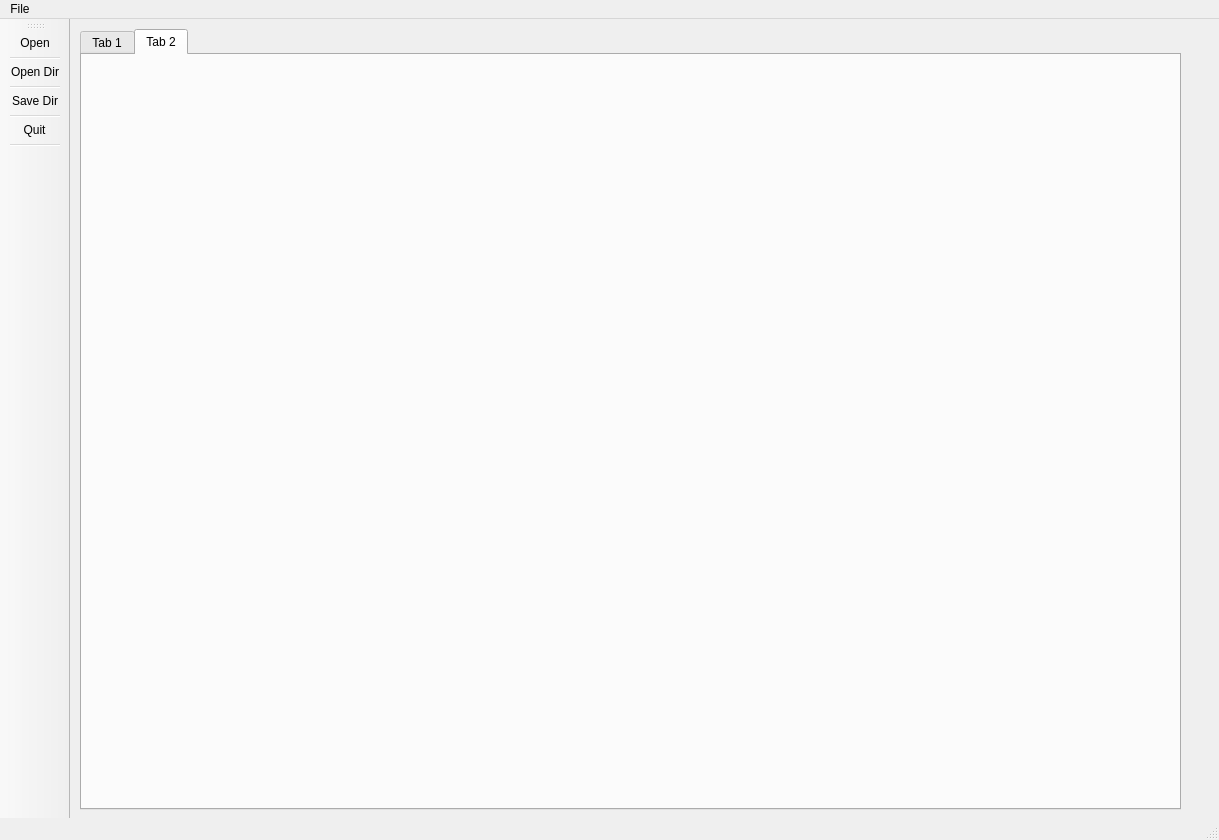
<?xml version="1.0" encoding="UTF-8"?>
<ui version="4.0">
 <class>Mocap</class>
 <widget class="QMainWindow" name="Mocap">
  <property name="geometry">
   <rect>
    <x>0</x>
    <y>0</y>
    <width>1219</width>
    <height>840</height>
   </rect>
  </property>
  <property name="windowTitle">
   <string>MainWindow</string>
  </property>
  <widget class="QWidget" name="centralwidget">
   <widget class="QTabWidget" name="tabWidget">
    <property name="geometry">
     <rect>
      <x>10</x>
      <y>10</y>
      <width>1101</width>
      <height>781</height>
     </rect>
    </property>
    <property name="currentIndex">
     <number>1</number>
    </property>
    <widget class="QWidget" name="tab">
     <attribute name="title">
      <string>Tab 1</string>
     </attribute>
    </widget>
    <widget class="QWidget" name="tab_2">
     <attribute name="title">
      <string>Tab 2</string>
     </attribute>
    </widget>
   </widget>
  </widget>
  <widget class="QMenuBar" name="menubar">
   <property name="geometry">
    <rect>
     <x>0</x>
     <y>0</y>
     <width>1219</width>
     <height>27</height>
    </rect>
   </property>
   <widget class="QMenu" name="menuFile">
    <property name="title">
     <string>File</string>
    </property>
    <addaction name="separator"/>
    <addaction name="actionOpen"/>
    <addaction name="actionOpen_Dir"/>
    <addaction name="separator"/>
    <addaction name="actionSave_Dir"/>
    <addaction name="separator"/>
    <addaction name="actionQuit"/>
   </widget>
   <addaction name="menuFile"/>
  </widget>
  <widget class="QStatusBar" name="statusbar"/>
  <widget class="QToolBar" name="toolBar">
   <property name="minimumSize">
    <size>
     <width>0</width>
     <height>50</height>
    </size>
   </property>
   <property name="windowTitle">
    <string>toolBar</string>
   </property>
   <property name="movable">
    <bool>true</bool>
   </property>
   <property name="orientation">
    <enum>Qt::Vertical</enum>
   </property>
   <property name="iconSize">
    <size>
     <width>30</width>
     <height>50</height>
    </size>
   </property>
   <property name="toolButtonStyle">
    <enum>Qt::ToolButtonIconOnly</enum>
   </property>
   <attribute name="toolBarArea">
    <enum>LeftToolBarArea</enum>
   </attribute>
   <attribute name="toolBarBreak">
    <bool>false</bool>
   </attribute>
   <addaction name="actionOpen"/>
   <addaction name="separator"/>
   <addaction name="actionOpen_Dir"/>
   <addaction name="separator"/>
   <addaction name="actionSave_Dir"/>
   <addaction name="separator"/>
   <addaction name="actionQuit"/>
   <addaction name="separator"/>
  </widget>
  <action name="actionOpen">
   <property name="text">
    <string>Open</string>
   </property>
  </action>
  <action name="actionOpen_Dir">
   <property name="text">
    <string>Open Dir</string>
   </property>
  </action>
  <action name="actionSave_Dir">
   <property name="text">
    <string>Save Dir</string>
   </property>
  </action>
  <action name="actionQuit">
   <property name="text">
    <string>Quit</string>
   </property>
  </action>
 </widget>
 <resources/>
 <connections/>
</ui>
